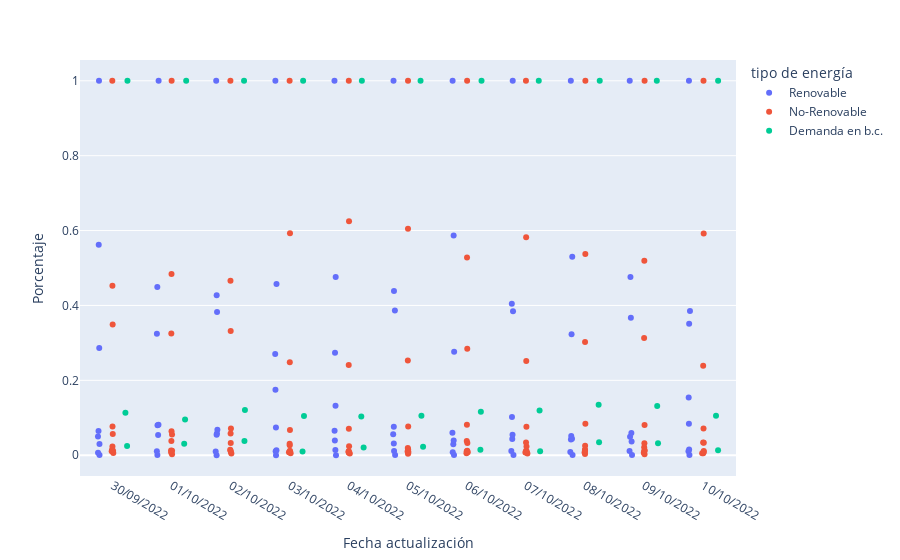

Source (notebook cell):
### Code cell
fig2 = px.strip(data_frame = df_balance,
         x          = "Fecha actualización",
         y          = "Porcentaje",
         color      = "tipo de energía",
         color_discrete_sequence = colores_personalizados,
         hover_data = df_balance.columns)

fig2.show()

### Figure 1 — Plotly figure (JSON) as saved in the notebook; plotly's stock layout.template omitted (floating-point values rounded to 4 significant figures; data arrays with more than 128 entries replaced by an {"elided": "..."} marker saying what was removed)
{"data": [{"alignmentgroup": "True", "boxpoints": "all", "customdata": {"elided": "88x3 mixed values"}, "fillcolor": "rgba(255,255,255,0)", "hoveron": "points", "hovertemplate": "tipo de energía=%{customdata[1]}<br>Fecha actualización=%{x}<br>Porcentaje=%{y}<br>nombre=%{customdata[0]}<br>Valores=%{customdata[2]}<extra></extra>", "legendgroup": "Renovable", "line": {"color": "rgba(255,255,255,0)"}, "marker": {"color": "#636EFA"}, "name": "Renovable", "offsetgroup": "Renovable", "orientation": "v", "pointpos": 0, "showlegend": true, "type": "box", "x": ["30/09/2022", "01/10/2022", "02/10/2022", "03/10/2022", "04/10/2022", "05/10/2022", "06/10/2022", "07/10/2022", "08/10/2022", "09/10/2022", "10/10/2022", "30/09/2022", "01/10/2022", "02/10/2022", "03/10/2022", "04/10/2022", "05/10/2022", "06/10/2022", "07/10/2022", "08/10/2022", "09/10/2022", "10/10/2022", "30/09/2022", "01/10/2022", "02/10/2022", "03/10/2022", "04/10/2022", "05/10/2022", "06/10/2022", "07/10/2022", "08/10/2022", "09/10/2022", "10/10/2022", "30/09/2022", "01/10/2022", "02/10/2022", "03/10/2022", "04/10/2022", "05/10/2022", "06/10/2022", "07/10/2022", "08/10/2022", "09/10/2022", "10/10/2022", "30/09/2022", "01/10/2022", "02/10/2022", "03/10/2022", "04/10/2022", "05/10/2022", "06/10/2022", "07/10/2022", "08/10/2022", "09/10/2022", "10/10/2022", "30/09/2022", "01/10/2022", "02/10/2022", "03/10/2022", "04/10/2022", "05/10/2022", "06/10/2022", "07/10/2022", "08/10/2022", "09/10/2022", "10/10/2022", "30/09/2022", "01/10/2022", "02/10/2022", "03/10/2022", "04/10/2022", "05/10/2022", "06/10/2022", "07/10/2022", "08/10/2022", "09/10/2022", "10/10/2022", "30/09/2022", "01/10/2022", "02/10/2022", "03/10/2022", "04/10/2022", "05/10/2022", "06/10/2022", "07/10/2022", "08/10/2022", "09/10/2022", "10/10/2022"], "x0": " ", "xaxis": "x", "y": [0.06491, 0.08128, 0.06784, 0.1747, 0.1318, 0.0762, 0.05984, 0.1018, 0.0514, 0.05909, 0.1538, 0.5624, 0.3244, 0.3822, 0.2703, 0.2737, 0.4388, 0.5868, 0.4044, 0.5303, 0.4762, 0.385, 0.286, 0.4491, 0.4274, 0.4571, 0.4761, 0.3866, 0.2763, 0.3844, 0.323, 0.3673, 0.351, 0.05011, 0.07983, 0.05783, 0.0104, 0.0392, 0.03099, 0.02913, 0.04298, 0.04181, 0.03683, 0.01064, 0.0002915, 0.0003814, 0.0001291, 4.225e-05, 3.228e-05, 0.0003704, 0.000402, 0.0005364, 0.0004114, 0.0004231, 0.0006397, 0.02992, 0.05421, 0.05451, 0.07431, 0.0652, 0.05604, 0.03954, 0.05487, 0.04417, 0.04918, 0.08381, 0.006282, 0.01078, 0.01014, 0.01312, 0.01388, 0.01104, 0.008027, 0.01106, 0.008892, 0.01102, 0.01508, 1, 1, 1, 1, 1, 1, 1, 1, 1, 1, 1], "y0": " ", "yaxis": "y"}, {"alignmentgroup": "True", "boxpoints": "all", "customdata": {"elided": "110x3 mixed values"}, "fillcolor": "rgba(255,255,255,0)", "hoveron": "points", "hovertemplate": "tipo de energía=%{customdata[1]}<br>Fecha actualización=%{x}<br>Porcentaje=%{y}<br>nombre=%{customdata[0]}<br>Valores=%{customdata[2]}<extra></extra>", "legendgroup": "No-Renovable", "line": {"color": "rgba(255,255,255,0)"}, "marker": {"color": "#EF553B"}, "name": "No-Renovable", "offsetgroup": "No-Renovable", "orientation": "v", "pointpos": 0, "showlegend": true, "type": "box", "x": ["30/09/2022", "01/10/2022", "02/10/2022", "03/10/2022", "04/10/2022", "05/10/2022", "06/10/2022", "07/10/2022", "08/10/2022", "09/10/2022", "10/10/2022", "30/09/2022", "01/10/2022", "02/10/2022", "03/10/2022", "04/10/2022", "05/10/2022", "06/10/2022", "07/10/2022", "08/10/2022", "09/10/2022", "10/10/2022", "30/09/2022", "01/10/2022", "02/10/2022", "03/10/2022", "04/10/2022", "05/10/2022", "06/10/2022", "07/10/2022", "08/10/2022", "09/10/2022", "10/10/2022", "30/09/2022", "01/10/2022", "02/10/2022", "03/10/2022", "04/10/2022", "05/10/2022", "06/10/2022", "07/10/2022", "08/10/2022", "09/10/2022", "10/10/2022", "30/09/2022", "01/10/2022", "02/10/2022", "03/10/2022", "04/10/2022", "05/10/2022", "06/10/2022", "07/10/2022", "08/10/2022", "09/10/2022", "10/10/2022", "30/09/2022", "01/10/2022", "02/10/2022", "03/10/2022", "04/10/2022", "05/10/2022", "06/10/2022", "07/10/2022", "08/10/2022", "09/10/2022", "10/10/2022", "30/09/2022", "01/10/2022", "02/10/2022", "03/10/2022", "04/10/2022", "05/10/2022", "06/10/2022", "07/10/2022", "08/10/2022", "09/10/2022", "10/10/2022", "30/09/2022", "01/10/2022", "02/10/2022", "03/10/2022", "04/10/2022", "05/10/2022", "06/10/2022", "07/10/2022", "08/10/2022", "09/10/2022", "10/10/2022", "30/09/2022", "01/10/2022", "02/10/2022", "03/10/2022", "04/10/2022", "05/10/2022", "06/10/2022", "07/10/2022", "08/10/2022", "09/10/2022", "10/10/2022", "30/09/2022", "01/10/2022", "02/10/2022", "03/10/2022", "04/10/2022", "05/10/2022", "06/10/2022", "07/10/2022", "08/10/2022", "09/10/2022", "10/10/2022"], "x0": " ", "xaxis": "x", "y": [0.02335, 0.03764, 0.03255, 0.02663, 0.02376, 0.01918, 0.0324, 0.02297, 0.01479, 0.02139, 0.03377, 0.3491, 0.3248, 0.332, 0.2483, 0.2407, 0.253, 0.2844, 0.2519, 0.3024, 0.3133, 0.2392, 0.4528, 0.4838, 0.4663, 0.5931, 0.625, 0.605, 0.5279, 0.5819, 0.5377, 0.5195, 0.5922, 0.05663, 0.05519, 0.05825, 0.03074, 0.00787, 0.01582, 0.03769, 0.03375, 0.02547, 0.03212, 0.03324, 0.01378, 0.01282, 0.01433, 0.01184, 0.01028, 0.01007, 0.01218, 0.01112, 0.01302, 0.01228, 0.01151, 0.005691, 0.002607, 0.004454, 0.005302, 0.004646, 0.003917, 0.005296, 0.004799, 0.003297, 0.002584, 0.005424, 0.01026, 0.006956, 0.008496, 0.00764, 0.006877, 0.006206, 0.00785, 0.007515, 0.007127, 0.006266, 0.005094, 0.07667, 0.06397, 0.07128, 0.06706, 0.071, 0.07673, 0.08138, 0.07633, 0.08422, 0.08096, 0.07126, 0.01175, 0.01223, 0.01232, 0.00938, 0.009877, 0.01, 0.01086, 0.00972, 0.01193, 0.01158, 0.00837, 1, 1, 1, 1, 1, 1, 1, 1, 1, 1, 1], "y0": " ", "yaxis": "y"}, {"alignmentgroup": "True", "boxpoints": "all", "customdata": [["Consumos en bombeo", "Demanda en b.c.", -21960.0], ["Consumos en bombeo", "Demanda en b.c.", -23470.0], ["Consumos en bombeo", "Demanda en b.c.", -29960.0], ["Consumos en bombeo", "Demanda en b.c.", -8436.0], ["Consumos en bombeo", "Demanda en b.c.", -18430.0], ["Consumos en bombeo", "Demanda en b.c.", -20580.0], ["Consumos en bombeo", "Demanda en b.c.", -13350.0], ["Consumos en bombeo", "Demanda en b.c.", -9230.0], ["Consumos en bombeo", "Demanda en b.c.", -30930.0], ["Consumos en bombeo", "Demanda en b.c.", -25520.0], ["Consumos en bombeo", "Demanda en b.c.", -11420.0], ["Saldo I. internacionales", "Demanda en b.c.", -102000.0], ["Saldo I. internacionales", "Demanda en b.c.", -73730.0], ["Saldo I. internacionales", "Demanda en b.c.", -95070.0], ["Saldo I. internacionales", "Demanda en b.c.", -87390.0], ["Saldo I. internacionales", "Demanda en b.c.", -92010.0], ["Saldo I. internacionales", "Demanda en b.c.", -95130.0], ["Saldo I. internacionales", "Demanda en b.c.", -105900.0], ["Saldo I. internacionales", "Demanda en b.c.", -107400.0], ["Saldo I. internacionales", "Demanda en b.c.", -119900.0], ["Saldo I. internacionales", "Demanda en b.c.", -105800.0], ["Saldo I. internacionales", "Demanda en b.c.", -89460.0], ["Demanda en b.c.", "Demanda en b.c.", 649000.0], ["Demanda en b.c.", "Demanda en b.c.", 576500.0], ["Demanda en b.c.", "Demanda en b.c.", 536100.0], ["Demanda en b.c.", "Demanda en b.c.", 645000.0], ["Demanda en b.c.", "Demanda en b.c.", 667800.0], ["Demanda en b.c.", "Demanda en b.c.", 669200.0], ["Demanda en b.c.", "Demanda en b.c.", 675100.0], ["Demanda en b.c.", "Demanda en b.c.", 666400.0], ["Demanda en b.c.", "Demanda en b.c.", 589500.0], ["Demanda en b.c.", "Demanda en b.c.", 540800.0], ["Demanda en b.c.", "Demanda en b.c.", 644600.0]], "fillcolor": "rgba(255,255,255,0)", "hoveron": "points", "hovertemplate": "tipo de energía=%{customdata[1]}<br>Fecha actualización=%{x}<br>Porcentaje=%{y}<br>nombre=%{customdata[0]}<br>Valores=%{customdata[2]}<extra></extra>", "legendgroup": "Demanda en b.c.", "line": {"color": "rgba(255,255,255,0)"}, "marker": {"color": "#00CC96"}, "name": "Demanda en b.c.", "offsetgroup": "Demanda en b.c.", "orientation": "v", "pointpos": 0, "showlegend": true, "type": "box", "x": ["30/09/2022", "01/10/2022", "02/10/2022", "03/10/2022", "04/10/2022", "05/10/2022", "06/10/2022", "07/10/2022", "08/10/2022", "09/10/2022", "10/10/2022", "30/09/2022", "01/10/2022", "02/10/2022", "03/10/2022", "04/10/2022", "05/10/2022", "06/10/2022", "07/10/2022", "08/10/2022", "09/10/2022", "10/10/2022", "30/09/2022", "01/10/2022", "02/10/2022", "03/10/2022", "04/10/2022", "05/10/2022", "06/10/2022", "07/10/2022", "08/10/2022", "09/10/2022", "10/10/2022"], "x0": " ", "xaxis": "x", "y": [0.02448, 0.03044, 0.03811, 0.01008, 0.02074, 0.02285, 0.01461, 0.01026, 0.0347, 0.03176, 0.01349, 0.1137, 0.09564, 0.1209, 0.1045, 0.1035, 0.1056, 0.1159, 0.1194, 0.1346, 0.1317, 0.1057, 1, 1, 1, 1, 1, 1, 1, 1, 1, 1, 1], "y0": " ", "yaxis": "y"}], "layout": {"boxmode": "group", "legend": {"title": {"text": "tipo de energía"}, "tracegroupgap": 0}, "margin": {"t": 60}, "xaxis": {"anchor": "y", "domain": [0, 1], "title": {"text": "Fecha actualización"}}, "yaxis": {"anchor": "x", "domain": [0, 1], "title": {"text": "Porcentaje"}}}}
